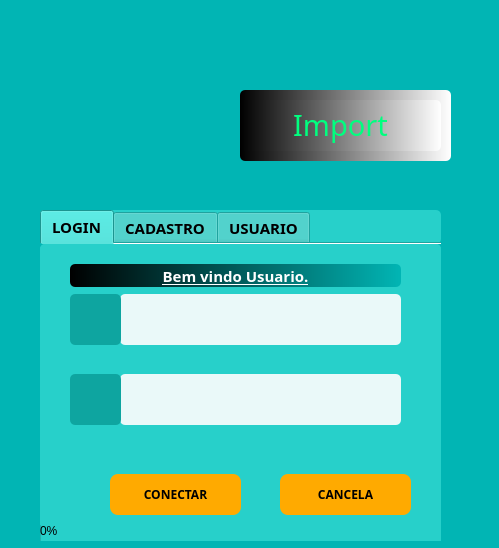
<?xml version="1.0" encoding="UTF-8"?>
<ui version="4.0">
 <class>Form</class>
 <widget class="QWidget" name="Form">
  <property name="geometry">
   <rect>
    <x>0</x>
    <y>0</y>
    <width>499</width>
    <height>548</height>
   </rect>
  </property>
  <property name="windowTitle">
   <string>Form</string>
  </property>
  <property name="styleSheet">
   <string notr="true">border-style:outset;
border-radius:5px;
border-width:0px;
background-color:rgb(1, 181, 180)</string>
  </property>
  <widget class="QTabWidget" name="tabWidget">
   <property name="geometry">
    <rect>
     <x>40</x>
     <y>210</y>
     <width>401</width>
     <height>331</height>
    </rect>
   </property>
   <property name="font">
    <font>
     <family>Arial Black</family>
     <pointsize>11</pointsize>
     <weight>75</weight>
     <bold>true</bold>
    </font>
   </property>
   <property name="cursor">
    <cursorShape>ArrowCursor</cursorShape>
   </property>
   <property name="focusPolicy">
    <enum>Qt::ClickFocus</enum>
   </property>
   <property name="contextMenuPolicy">
    <enum>Qt::CustomContextMenu</enum>
   </property>
   <property name="acceptDrops">
    <bool>false</bool>
   </property>
   <property name="styleSheet">
    <string notr="true">
background-color:rgb(39, 208, 202);</string>
   </property>
   <property name="currentIndex">
    <number>0</number>
   </property>
   <property name="elideMode">
    <enum>Qt::ElideNone</enum>
   </property>
   <property name="usesScrollButtons">
    <bool>false</bool>
   </property>
   <property name="documentMode">
    <bool>true</bool>
   </property>
   <property name="tabsClosable">
    <bool>false</bool>
   </property>
   <property name="movable">
    <bool>false</bool>
   </property>
   <widget class="QWidget" name="Login">
    <attribute name="title">
     <string>LOGIN</string>
    </attribute>
    <widget class="QLineEdit" name="login">
     <property name="geometry">
      <rect>
       <x>80</x>
       <y>50</y>
       <width>281</width>
       <height>51</height>
      </rect>
     </property>
     <property name="font">
      <font>
       <family>Arial Black</family>
       <pointsize>14</pointsize>
       <weight>75</weight>
       <bold>true</bold>
      </font>
     </property>
     <property name="cursor">
      <cursorShape>ArrowCursor</cursorShape>
     </property>
     <property name="mouseTracking">
      <bool>false</bool>
     </property>
     <property name="styleSheet">
      <string notr="true">border-style:outset;
border-radius:5px;
border-width:0px;
background-color:rgb(234, 249, 249)</string>
     </property>
    </widget>
    <widget class="QLabel" name="label_icone">
     <property name="geometry">
      <rect>
       <x>30</x>
       <y>50</y>
       <width>51</width>
       <height>51</height>
      </rect>
     </property>
     <property name="styleSheet">
      <string notr="true">border-style:outset;
border-radius:5px;
border-width:0px;
background-color:rgb(14, 165, 160)</string>
     </property>
     <property name="text">
      <string/>
     </property>
     <property name="pixmap">
      <pixmap>icon/usuario_button.png</pixmap>
     </property>
     <property name="alignment">
      <set>Qt::AlignCenter</set>
     </property>
    </widget>
    <widget class="QLineEdit" name="senha">
     <property name="geometry">
      <rect>
       <x>80</x>
       <y>130</y>
       <width>281</width>
       <height>51</height>
      </rect>
     </property>
     <property name="font">
      <font>
       <family>Arial Black</family>
       <pointsize>14</pointsize>
       <weight>75</weight>
       <bold>true</bold>
      </font>
     </property>
     <property name="styleSheet">
      <string notr="true">border-style:outset;
border-radius:5px;
border-width:0px;
background-color:rgb(234, 249, 249)</string>
     </property>
     <property name="echoMode">
      <enum>QLineEdit::Password</enum>
     </property>
    </widget>
    <widget class="QLabel" name="label_icone1">
     <property name="geometry">
      <rect>
       <x>30</x>
       <y>130</y>
       <width>51</width>
       <height>51</height>
      </rect>
     </property>
     <property name="styleSheet">
      <string notr="true">border-style:outset;
border-radius:5px;
border-width:0px;
background-color:rgb(14, 165, 160)</string>
     </property>
     <property name="text">
      <string/>
     </property>
     <property name="pixmap">
      <pixmap>icon/password.png</pixmap>
     </property>
     <property name="alignment">
      <set>Qt::AlignCenter</set>
     </property>
    </widget>
    <widget class="QPushButton" name="bt_connectar">
     <property name="geometry">
      <rect>
       <x>70</x>
       <y>230</y>
       <width>131</width>
       <height>41</height>
      </rect>
     </property>
     <property name="font">
      <font>
       <family>Arial Black</family>
       <pointsize>9</pointsize>
       <weight>75</weight>
       <bold>true</bold>
      </font>
     </property>
     <property name="styleSheet">
      <string notr="true">border-style:outset;
border-radius:8px;
border-width:0px;
background-color: rgb(255, 170, 0);</string>
     </property>
     <property name="text">
      <string>CONECTAR</string>
     </property>
     <property name="icon">
      <iconset>
       <normaloff>icone py/sinal-de-visto.png</normaloff>icone py/sinal-de-visto.png</iconset>
     </property>
     <property name="shortcut">
      <string>Return</string>
     </property>
    </widget>
    <widget class="QPushButton" name="bt_cancelar">
     <property name="geometry">
      <rect>
       <x>240</x>
       <y>230</y>
       <width>131</width>
       <height>41</height>
      </rect>
     </property>
     <property name="font">
      <font>
       <family>Arial Black</family>
       <pointsize>9</pointsize>
       <weight>75</weight>
       <bold>true</bold>
      </font>
     </property>
     <property name="styleSheet">
      <string notr="true">border-style:outset;
border-radius:8px;
border-width:0px;
background-color: rgb(255, 170, 0);</string>
     </property>
     <property name="text">
      <string>CANCELA</string>
     </property>
     <property name="icon">
      <iconset>
       <normaloff>icone py/sinal-de-visto.png</normaloff>icone py/sinal-de-visto.png</iconset>
     </property>
     <property name="shortcut">
      <string>Esc</string>
     </property>
    </widget>
    <widget class="QLabel" name="label_conexao">
     <property name="geometry">
      <rect>
       <x>150</x>
       <y>190</y>
       <width>151</width>
       <height>31</height>
      </rect>
     </property>
     <property name="font">
      <font>
       <family>Arial Black</family>
       <pointsize>10</pointsize>
       <weight>75</weight>
       <bold>true</bold>
      </font>
     </property>
     <property name="styleSheet">
      <string notr="true">color: black;
border-style:outset;
border-radius:5px;
border-width:0px;
background-color:rgb(39, 208, 202);</string>
     </property>
     <property name="text">
      <string/>
     </property>
    </widget>
    <widget class="QLabel" name="label_welcome">
     <property name="geometry">
      <rect>
       <x>30</x>
       <y>20</y>
       <width>331</width>
       <height>23</height>
      </rect>
     </property>
     <property name="styleSheet">
      <string notr="true">font-family: Trebuchet MS;
font-size: 15px;
font-weight: bold;
color: white;
border:none;
text-decoration:underline;
color:white;
background-color:qlineargradient(spread:pad, x1:0, y1:0, x2:1, y2:0, stop:0 rgba(0,0,0), stop:1 rgba(1, 181, 180));
</string>
     </property>
     <property name="text">
      <string>Bem vindo Usuario.</string>
     </property>
     <property name="alignment">
      <set>Qt::AlignCenter</set>
     </property>
    </widget>
    <widget class="QProgressBar" name="progressBar">
     <property name="geometry">
      <rect>
       <x>0</x>
       <y>280</y>
       <width>411</width>
       <height>23</height>
      </rect>
     </property>
     <property name="value">
      <number>0</number>
     </property>
     <property name="textDirection">
      <enum>QProgressBar::TopToBottom</enum>
     </property>
    </widget>
   </widget>
   <widget class="QWidget" name="cadastro">
    <attribute name="title">
     <string>CADASTRO</string>
    </attribute>
    <widget class="QPushButton" name="Button_Cadastro">
     <property name="geometry">
      <rect>
       <x>220</x>
       <y>260</y>
       <width>121</width>
       <height>31</height>
      </rect>
     </property>
     <property name="font">
      <font>
       <pointsize>13</pointsize>
      </font>
     </property>
     <property name="styleSheet">
      <string notr="true">border-style:outset;
border-radius:8px;
border-width:0px;
background-color: rgb(255, 170, 0);</string>
     </property>
     <property name="text">
      <string>Salvar</string>
     </property>
    </widget>
    <widget class="QLineEdit" name="nome_usuario">
     <property name="geometry">
      <rect>
       <x>80</x>
       <y>60</y>
       <width>271</width>
       <height>41</height>
      </rect>
     </property>
     <property name="font">
      <font>
       <pointsize>20</pointsize>
      </font>
     </property>
     <property name="styleSheet">
      <string notr="true">border-style:outset;
border-radius:5px;
border-width:0px;
background-color:rgb(234, 249, 249)</string>
     </property>
     <property name="inputMethodHints">
      <set>Qt::ImhHiddenText</set>
     </property>
     <property name="text">
      <string/>
     </property>
     <property name="placeholderText">
      <string>Digite seu nome </string>
     </property>
     <property name="clearButtonEnabled">
      <bool>false</bool>
     </property>
    </widget>
    <widget class="QLineEdit" name="log_cadastro">
     <property name="geometry">
      <rect>
       <x>80</x>
       <y>110</y>
       <width>271</width>
       <height>41</height>
      </rect>
     </property>
     <property name="font">
      <font>
       <pointsize>20</pointsize>
      </font>
     </property>
     <property name="styleSheet">
      <string notr="true">border-style:outset;
border-radius:5px;
border-width:0px;
background-color:rgb(234, 249, 249)</string>
     </property>
     <property name="text">
      <string/>
     </property>
     <property name="placeholderText">
      <string>Digite o login</string>
     </property>
     <property name="cursorMoveStyle">
      <enum>Qt::VisualMoveStyle</enum>
     </property>
    </widget>
    <widget class="QLineEdit" name="senha_cs1">
     <property name="geometry">
      <rect>
       <x>80</x>
       <y>160</y>
       <width>271</width>
       <height>41</height>
      </rect>
     </property>
     <property name="font">
      <font>
       <pointsize>20</pointsize>
      </font>
     </property>
     <property name="styleSheet">
      <string notr="true">border-style:outset;
border-radius:5px;
border-width:0px;
background-color:rgb(234, 249, 249)</string>
     </property>
     <property name="text">
      <string/>
     </property>
     <property name="echoMode">
      <enum>QLineEdit::Password</enum>
     </property>
     <property name="placeholderText">
      <string>Digite a senha</string>
     </property>
    </widget>
    <widget class="QLabel" name="label_3">
     <property name="geometry">
      <rect>
       <x>50</x>
       <y>0</y>
       <width>331</width>
       <height>41</height>
      </rect>
     </property>
     <property name="font">
      <font>
       <family>Arial Black</family>
       <pointsize>16</pointsize>
       <weight>50</weight>
       <italic>false</italic>
       <bold>false</bold>
       <underline>true</underline>
       <strikeout>false</strikeout>
       <kerning>true</kerning>
      </font>
     </property>
     <property name="acceptDrops">
      <bool>false</bool>
     </property>
     <property name="layoutDirection">
      <enum>Qt::RightToLeft</enum>
     </property>
     <property name="styleSheet">
      <string notr="true">border-style:outset;
border-radius:8px;
border-width:0px;</string>
     </property>
     <property name="text">
      <string>Preencha Seus Dados</string>
     </property>
     <property name="alignment">
      <set>Qt::AlignCenter</set>
     </property>
    </widget>
    <widget class="QLineEdit" name="senha_cs2">
     <property name="geometry">
      <rect>
       <x>80</x>
       <y>210</y>
       <width>271</width>
       <height>41</height>
      </rect>
     </property>
     <property name="font">
      <font>
       <pointsize>20</pointsize>
      </font>
     </property>
     <property name="styleSheet">
      <string notr="true">border-style:outset;
border-radius:5px;
border-width:0px;
background-color:rgb(234, 249, 249)</string>
     </property>
     <property name="text">
      <string/>
     </property>
     <property name="echoMode">
      <enum>QLineEdit::Password</enum>
     </property>
     <property name="placeholderText">
      <string>Repita a senha</string>
     </property>
    </widget>
    <widget class="QLabel" name="icone">
     <property name="geometry">
      <rect>
       <x>30</x>
       <y>60</y>
       <width>51</width>
       <height>41</height>
      </rect>
     </property>
     <property name="styleSheet">
      <string notr="true">border-style:outset;
border-radius:5px;
border-width:0px;
background-color:rgb(14, 165, 160)</string>
     </property>
     <property name="text">
      <string/>
     </property>
     <property name="pixmap">
      <pixmap>icone py/user1.png</pixmap>
     </property>
    </widget>
    <widget class="QLabel" name="icone_2">
     <property name="geometry">
      <rect>
       <x>30</x>
       <y>110</y>
       <width>51</width>
       <height>41</height>
      </rect>
     </property>
     <property name="styleSheet">
      <string notr="true">border-style:outset;
border-radius:5px;
border-width:0px;
background-color:rgb(14, 165, 160)</string>
     </property>
     <property name="text">
      <string/>
     </property>
     <property name="pixmap">
      <pixmap>icone py/user1.png</pixmap>
     </property>
    </widget>
    <widget class="QLabel" name="icone_3">
     <property name="geometry">
      <rect>
       <x>30</x>
       <y>160</y>
       <width>51</width>
       <height>41</height>
      </rect>
     </property>
     <property name="styleSheet">
      <string notr="true">border-style:outset;
border-radius:5px;
border-width:0px;
background-color:rgb(14, 165, 160)</string>
     </property>
     <property name="text">
      <string/>
     </property>
     <property name="pixmap">
      <pixmap>icone py/user1.png</pixmap>
     </property>
    </widget>
    <widget class="QLabel" name="icone_4">
     <property name="geometry">
      <rect>
       <x>30</x>
       <y>210</y>
       <width>51</width>
       <height>41</height>
      </rect>
     </property>
     <property name="styleSheet">
      <string notr="true">border-style:outset;
border-radius:5px;
border-width:0px;
background-color:rgb(14, 165, 160)</string>
     </property>
     <property name="text">
      <string/>
     </property>
     <property name="pixmap">
      <pixmap>icone py/user1.png</pixmap>
     </property>
    </widget>
    <widget class="QLabel" name="label_cadastro">
     <property name="geometry">
      <rect>
       <x>40</x>
       <y>260</y>
       <width>151</width>
       <height>31</height>
      </rect>
     </property>
     <property name="font">
      <font>
       <family>Arial Black</family>
       <pointsize>10</pointsize>
       <weight>75</weight>
       <bold>true</bold>
      </font>
     </property>
     <property name="styleSheet">
      <string notr="true">color: white;
border-style:outset;
border-radius:5px;
border-width:0px;
background-color:rgb(39, 208, 202);</string>
     </property>
     <property name="text">
      <string/>
     </property>
    </widget>
   </widget>
   <widget class="QWidget" name="usuario">
    <attribute name="title">
     <string>USUARIO</string>
    </attribute>
    <widget class="QTableWidget" name="tableWidget">
     <property name="geometry">
      <rect>
       <x>0</x>
       <y>0</y>
       <width>401</width>
       <height>251</height>
      </rect>
     </property>
     <property name="styleSheet">
      <string notr="true">background-color: rgb(255, 255, 255);</string>
     </property>
     <property name="frameShadow">
      <enum>QFrame::Raised</enum>
     </property>
     <property name="autoScroll">
      <bool>false</bool>
     </property>
     <property name="tabKeyNavigation">
      <bool>false</bool>
     </property>
     <property name="showDropIndicator" stdset="0">
      <bool>false</bool>
     </property>
     <property name="dragDropOverwriteMode">
      <bool>false</bool>
     </property>
     <property name="textElideMode">
      <enum>Qt::ElideMiddle</enum>
     </property>
     <property name="gridStyle">
      <enum>Qt::DashDotLine</enum>
     </property>
     <property name="columnCount">
      <number>4</number>
     </property>
     <column>
      <property name="text">
       <string>ID</string>
      </property>
      <property name="font">
       <font>
        <family>Impact</family>
       </font>
      </property>
     </column>
     <column>
      <property name="text">
       <string>NOME</string>
      </property>
      <property name="font">
       <font>
        <family>Impact</family>
       </font>
      </property>
     </column>
     <column>
      <property name="text">
       <string>LOGIN</string>
      </property>
      <property name="font">
       <font>
        <family>Impact</family>
       </font>
      </property>
     </column>
     <column>
      <property name="text">
       <string>SENHA</string>
      </property>
      <property name="whatsThis">
       <string notr="true"/>
      </property>
      <property name="font">
       <font>
        <family>Impact</family>
        <pointsize>10</pointsize>
        <stylestrategy>PreferAntialias</stylestrategy>
        <kerning>false</kerning>
       </font>
      </property>
     </column>
    </widget>
    <widget class="QPushButton" name="chamar">
     <property name="geometry">
      <rect>
       <x>10</x>
       <y>262</y>
       <width>75</width>
       <height>31</height>
      </rect>
     </property>
     <property name="font">
      <font>
       <family>Impact</family>
       <pointsize>10</pointsize>
      </font>
     </property>
     <property name="styleSheet">
      <string notr="true">border-style:outset;
border-radius:8px;
border-width:0px;
background-color: rgb(255, 170, 0);</string>
     </property>
     <property name="text">
      <string>Ver</string>
     </property>
    </widget>
    <widget class="QPushButton" name="limpar_grade">
     <property name="geometry">
      <rect>
       <x>320</x>
       <y>260</y>
       <width>75</width>
       <height>31</height>
      </rect>
     </property>
     <property name="font">
      <font>
       <family>Impact</family>
       <pointsize>10</pointsize>
      </font>
     </property>
     <property name="styleSheet">
      <string notr="true">border-style:outset;
border-radius:8px;
border-width:0px;
background-color: rgb(255, 170, 0);</string>
     </property>
     <property name="text">
      <string>Limpar</string>
     </property>
    </widget>
    <widget class="QPushButton" name="deletar_us">
     <property name="geometry">
      <rect>
       <x>170</x>
       <y>260</y>
       <width>75</width>
       <height>31</height>
      </rect>
     </property>
     <property name="font">
      <font>
       <family>Impact</family>
       <pointsize>10</pointsize>
      </font>
     </property>
     <property name="styleSheet">
      <string notr="true">border-style:outset;
border-radius:8px;
border-width:0px;
background-color: rgb(255, 170, 0);</string>
     </property>
     <property name="text">
      <string>Deletar</string>
     </property>
    </widget>
   </widget>
  </widget>
  <widget class="QLabel" name="label">
   <property name="geometry">
    <rect>
     <x>0</x>
     <y>0</y>
     <width>231</width>
     <height>211</height>
    </rect>
   </property>
   <property name="text">
    <string/>
   </property>
   <property name="pixmap">
    <pixmap>icon/you.png</pixmap>
   </property>
  </widget>
  <widget class="QFrame" name="frame">
   <property name="geometry">
    <rect>
     <x>240</x>
     <y>90</y>
     <width>211</width>
     <height>71</height>
    </rect>
   </property>
   <property name="styleSheet">
    <string notr="true">background-color: qlineargradient(spread:pad, x1:0, y1:0, x2:1, y2:0, stop:0 rgba(0, 0, 0, 255), stop:1 rgba(255, 255, 255, 255));</string>
   </property>
   <property name="frameShape">
    <enum>QFrame::StyledPanel</enum>
   </property>
   <property name="frameShadow">
    <enum>QFrame::Raised</enum>
   </property>
   <widget class="QLabel" name="label_2">
    <property name="geometry">
     <rect>
      <x>0</x>
      <y>10</y>
      <width>201</width>
      <height>51</height>
     </rect>
    </property>
    <property name="font">
     <font>
      <family>Full Pack 2025</family>
      <pointsize>22</pointsize>
      <underline>false</underline>
      <strikeout>false</strikeout>
     </font>
    </property>
    <property name="styleSheet">
     <string notr="true">color: rgb(0, 255, 127);</string>
    </property>
    <property name="text">
     <string>Import</string>
    </property>
    <property name="textFormat">
     <enum>Qt::RichText</enum>
    </property>
    <property name="alignment">
     <set>Qt::AlignCenter</set>
    </property>
    <property name="wordWrap">
     <bool>false</bool>
    </property>
    <property name="indent">
     <number>0</number>
    </property>
    <property name="openExternalLinks">
     <bool>false</bool>
    </property>
    <property name="buddy">
     <cstring>usuario</cstring>
    </property>
   </widget>
  </widget>
  <zorder>frame</zorder>
  <zorder>label</zorder>
  <zorder>tabWidget</zorder>
 </widget>
 <resources/>
 <connections>
  <connection>
   <sender>limpar_grade</sender>
   <signal>clicked()</signal>
   <receiver>tableWidget</receiver>
   <slot>clearSelection()</slot>
   <hints>
    <hint type="sourcelabel">
     <x>386</x>
     <y>509</y>
    </hint>
    <hint type="destinationlabel">
     <x>333</x>
     <y>391</y>
    </hint>
   </hints>
  </connection>
  <connection>
   <sender>limpar_grade</sender>
   <signal>clicked()</signal>
   <receiver>tableWidget</receiver>
   <slot>clear()</slot>
   <hints>
    <hint type="sourcelabel">
     <x>377</x>
     <y>511</y>
    </hint>
    <hint type="destinationlabel">
     <x>349</x>
     <y>424</y>
    </hint>
   </hints>
  </connection>
 </connections>
</ui>
